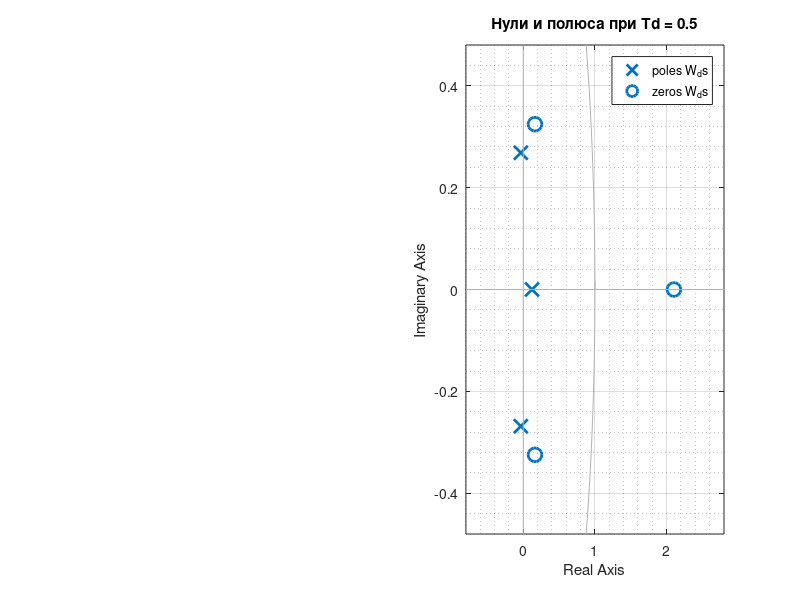

MATLAB code to generate this figure: (Note: this script raises an error after producing the figure.)
clc
clear
close all

% {
% Вариант 1
% Аветисян Нерсес ИУ2-71
% 
% Передаточная функция непрерывной системы:
% Gp(s) = (-1.577 * s ^ 3 + 15.46 * s ^ 2 + 63.09 * s + 107.8) / ... 
%         (1.0000 * s ^ 3 + 9.435 * s ^ 2 + 40.36 * s + 77.27)
% }

s = tf('s');

% Непрерывная передаточная функция
W_ns = (-1.577 * s^3 + 15.46 * s^2 + 63.09 * s + 107.8) / ... 
       (1.0000 * s^3 + 9.435 * s^2 + 40.36 * s + 77.27);

% Массив периодов дискретизации
Td_array = [0.5 1];

for Td = Td_array
    fprintf('\nПериод дискретизации: Td = %.1f\n', Td);

    % Дискретизация передаточной функции
    fprintf('Дискретизация передаточной функции W_ds: Td = %.1f\n', Td);
    W_ds = c2d(W_ns, Td)

    % Построение графиков переходных характеристик и нулей/полюсов
    figure;
    subplot(1,2,1);
    step(W_ns); % Переходная характеристика непрерывной системы
    hold on;
    step(W_ds); % Переходная характеристика дискретной системы
    legend('Непрерывная', 'Дискретная');
    title(['Переходная характеристика при Td = ', num2str(Td)]);
    grid on;
    grid minor;

    subplot(1,2,2);
    pzmap(W_ds); % Карта полюсов и нулей дискретной системы
    title(['Нули и полюса при Td = ', num2str(Td)]);
    grid on;
    grid minor;

    %   Апериодический регулятор обычного порядка
     fprintf('Апериодический регулятор обычного порядка при Td = %.1f\n', Td);

    % Извлечение коэффициентов числителя и знаменателя дискретной ПФ
    num_s = [W_ds.numerator{1,:}];
    den_s = [W_ds.denominator{1,:}];

    % Вычисление коэффициента q0 (см. методичку, формулы (14) и (15))
    q0 = 1 / sum(num_s(2:end));

    % Расчет коэффициентов q и p
    for i = 2:length(den_s)
        q(i-1) = den_s(i) * q0;
        p(i-1) = num_s(i) * q0;
    end

    % Формирование полиномов числителя и знаменателя ПФ регулятора
    num_reg = [q0, q];
    den_reg = [1, -p];

    % Передаточная функция регулятора
    fprintf('Передаточная функция регулятора Wreg: Td = %.1f\n', Td);
    Wreg = tf(num_reg, den_reg, Td)

    % Замкнутая система
    fprintf('Замкнутая система Wsys_aro: Td = %.1f\n', Td);
    Wsys_aro = feedback(Wreg * W_ds, 1)
    

    % Построение графиков переходной характеристики и нулей/полюсов замкнутой системы
    figure;
    subplot(1,2,1);
    step(Wsys_aro); % Переходная характеристика замкнутой системы
    title(['Замкнутая система (обычный порядок) при Td = ', num2str(Td)]);
    grid on;
    grid minor;

    subplot(1,2,2);
    pzmap(Wsys_aro); % Карта полюсов и нулей замкнутой системы
    title(['Нули и полюса (обычный порядок) при Td = ', num2str(Td)]);
    grid on;
    grid minor;

    % Апериодический регулятор повышенного порядка
     fprintf('\nАпериодический регулятор повышенного порядка при Td = %.1f\n', Td);

    % Задание q0 пользователем
    q0_ao = 50000;

    % Сумма коэффициентов числителя дискретной ПФ
    s_num_ao = sum(num_s(2:end));

    % Расчет коэффициентов q_ao и p_ao
    for i = 2:length(den_s)
        if i == 2
            q_ao(i-1) = q0_ao * (den_s(i) - 1) + 1 / s_num_ao;
            p_ao(i-1) = q0_ao * num_s(i);
        else
            q_ao(i-1) = (den_s(i) - den_s(i-1)) * q0_ao + den_s(i-1) / s_num_ao;
            p_ao(i-1) = (num_s(i) - num_s(i-1)) * q0_ao + num_s(i-1) / s_num_ao;
        end
    end

    % Последний коэффициент q_ao и p_ao
    q_ao(i) = den_s(i) * (-q0_ao + 1 / s_num_ao);
    p_ao(i) = -num_s(i) * (q0_ao - 1 / s_num_ao);

    % Формирование полиномов числителя и знаменателя регулятора повышенного порядка
    num_ao = [q0_ao, q_ao];
    den_ao = [1, -p_ao];

    % Передаточная функция регулятора повышенного порядка
    fprintf('Передаточная функция регулятора повышенного порядка: Td = %.1f\n', Td);
    Wreg_ao = tf(num_ao, den_ao, Td)

    % Замкнутая система с регулятором повышенного порядка
    fprintf('Замкнутая система с регулятором повышенного порядка: Td = %.1f\n', Td);
    Wsys_arp = feedback(Wreg_ao * W_ds, 1)

    % Построение графиков переходной характеристики и нулей/полюсов замкнутой системы
    figure;
    subplot(1,2,1);
    step(Wsys_arp); % Переходная характеристика замкнутой системы
    title(['Замкнутая система (повышенный порядок) при Td = ', num2str(Td)]);
    grid on;
    grid minor;

    subplot(1,2,2);
    pzmap(Wsys_arp); % Карта полюсов и нулей замкнутой системы
    title(['Нули и полюса (повышенный порядок) при Td = ', num2str(Td)]);
    grid on;
    grid minor;
end
